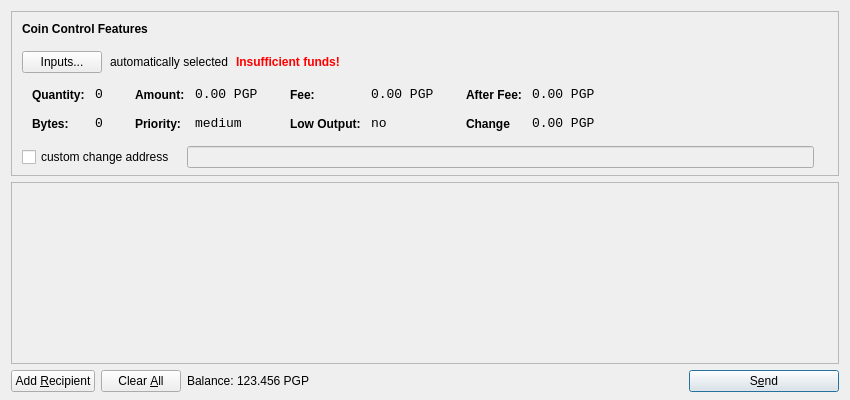
<?xml version="1.0" encoding="UTF-8"?>
<ui version="4.0">
 <class>SendCoinsDialog</class>
 <widget class="QDialog" name="SendCoinsDialog">
  <property name="geometry">
   <rect>
    <x>0</x>
    <y>0</y>
    <width>850</width>
    <height>400</height>
   </rect>
  </property>
  <property name="windowTitle">
   <string>Send Coins</string>
  </property>
  <layout class="QVBoxLayout" name="verticalLayout" stretch="0,1,0">
   <property name="bottomMargin">
    <number>8</number>
   </property>
   <item>
    <widget class="QFrame" name="frameCoinControl">
     <property name="sizePolicy">
      <sizepolicy hsizetype="Expanding" vsizetype="Expanding">
       <horstretch>0</horstretch>
       <verstretch>0</verstretch>
      </sizepolicy>
     </property>
     <property name="maximumSize">
      <size>
       <width>16777215</width>
       <height>16777215</height>
      </size>
     </property>
     <property name="frameShape">
      <enum>QFrame::StyledPanel</enum>
     </property>
     <property name="frameShadow">
      <enum>QFrame::Sunken</enum>
     </property>
     <layout class="QVBoxLayout" name="verticalLayoutCoinControl2">
      <property name="spacing">
       <number>-1</number>
      </property>
      <property name="leftMargin">
       <number>0</number>
      </property>
      <property name="topMargin">
       <number>0</number>
      </property>
      <property name="rightMargin">
       <number>0</number>
      </property>
      <property name="bottomMargin">
       <number>6</number>
      </property>
      <item>
       <layout class="QVBoxLayout" name="verticalLayoutCoinControl" stretch="0,0,0,0,1">
        <property name="spacing">
         <number>0</number>
        </property>
        <property name="leftMargin">
         <number>10</number>
        </property>
        <property name="topMargin">
         <number>10</number>
        </property>
        <item>
         <layout class="QHBoxLayout" name="horizontalLayoutCoinControl1">
          <property name="bottomMargin">
           <number>15</number>
          </property>
          <item>
           <widget class="QLabel" name="labelCoinControlFeatures">
            <property name="sizePolicy">
             <sizepolicy hsizetype="Preferred" vsizetype="Maximum">
              <horstretch>0</horstretch>
              <verstretch>0</verstretch>
             </sizepolicy>
            </property>
            <property name="font">
             <font>
              <weight>75</weight>
              <bold>true</bold>
             </font>
            </property>
            <property name="styleSheet">
             <string notr="true">font-weight:bold;</string>
            </property>
            <property name="text">
             <string>Coin Control Features</string>
            </property>
           </widget>
          </item>
         </layout>
        </item>
        <item>
         <layout class="QHBoxLayout" name="horizontalLayoutCoinControl2" stretch="0,0,0,0">
          <property name="spacing">
           <number>8</number>
          </property>
          <property name="bottomMargin">
           <number>10</number>
          </property>
          <item>
           <widget class="QPushButton" name="pushButtonCoinControl">
            <property name="styleSheet">
             <string notr="true"/>
            </property>
            <property name="text">
             <string>Inputs...</string>
            </property>
           </widget>
          </item>
          <item>
           <widget class="QLabel" name="labelCoinControlAutomaticallySelected">
            <property name="text">
             <string>automatically selected</string>
            </property>
            <property name="margin">
             <number>5</number>
            </property>
           </widget>
          </item>
          <item>
           <widget class="QLabel" name="labelCoinControlInsuffFunds">
            <property name="font">
             <font>
              <weight>75</weight>
              <bold>true</bold>
             </font>
            </property>
            <property name="styleSheet">
             <string notr="true">color:red;font-weight:bold;</string>
            </property>
            <property name="text">
             <string>Insufficient funds!</string>
            </property>
            <property name="margin">
             <number>5</number>
            </property>
           </widget>
          </item>
          <item>
           <spacer name="horizontalSpacerCoinControl">
            <property name="orientation">
             <enum>Qt::Horizontal</enum>
            </property>
            <property name="sizeHint" stdset="0">
             <size>
              <width>40</width>
              <height>1</height>
             </size>
            </property>
           </spacer>
          </item>
         </layout>
        </item>
        <item>
         <widget class="QWidget" name="widgetCoinControl" native="true">
          <property name="sizePolicy">
           <sizepolicy hsizetype="Preferred" vsizetype="Preferred">
            <horstretch>0</horstretch>
            <verstretch>0</verstretch>
           </sizepolicy>
          </property>
          <property name="minimumSize">
           <size>
            <width>0</width>
            <height>0</height>
           </size>
          </property>
          <property name="styleSheet">
           <string notr="true"/>
          </property>
          <layout class="QHBoxLayout" name="horizontalLayoutCoinControl5">
           <property name="margin">
            <number>0</number>
           </property>
           <item>
            <layout class="QHBoxLayout" name="horizontalLayoutCoinControl3" stretch="0,0,0,1">
             <property name="spacing">
              <number>20</number>
             </property>
             <property name="topMargin">
              <number>0</number>
             </property>
             <property name="bottomMargin">
              <number>10</number>
             </property>
             <item>
              <layout class="QFormLayout" name="formLayoutCoinControl1">
               <property name="horizontalSpacing">
                <number>10</number>
               </property>
               <property name="verticalSpacing">
                <number>14</number>
               </property>
               <property name="leftMargin">
                <number>10</number>
               </property>
               <property name="topMargin">
                <number>4</number>
               </property>
               <property name="rightMargin">
                <number>6</number>
               </property>
               <item row="0" column="0">
                <widget class="QLabel" name="labelCoinControlQuantityText">
                 <property name="styleSheet">
                  <string notr="true">font-weight:bold;</string>
                 </property>
                 <property name="text">
                  <string>Quantity:</string>
                 </property>
                 <property name="margin">
                  <number>0</number>
                 </property>
                </widget>
               </item>
               <item row="0" column="1">
                <widget class="QLabel" name="labelCoinControlQuantity">
                 <property name="font">
                  <font>
                   <family>Monospace</family>
                   <pointsize>10</pointsize>
                  </font>
                 </property>
                 <property name="cursor">
                  <cursorShape>IBeamCursor</cursorShape>
                 </property>
                 <property name="contextMenuPolicy">
                  <enum>Qt::ActionsContextMenu</enum>
                 </property>
                 <property name="text">
                  <string>0</string>
                 </property>
                 <property name="margin">
                  <number>0</number>
                 </property>
                 <property name="textInteractionFlags">
                  <set>Qt::LinksAccessibleByMouse|Qt::TextSelectableByKeyboard|Qt::TextSelectableByMouse</set>
                 </property>
                </widget>
               </item>
               <item row="1" column="0">
                <widget class="QLabel" name="labelCoinControlBytesText">
                 <property name="styleSheet">
                  <string notr="true">font-weight:bold;</string>
                 </property>
                 <property name="text">
                  <string>Bytes:</string>
                 </property>
                </widget>
               </item>
               <item row="1" column="1">
                <widget class="QLabel" name="labelCoinControlBytes">
                 <property name="font">
                  <font>
                   <family>Monospace</family>
                   <pointsize>10</pointsize>
                  </font>
                 </property>
                 <property name="cursor">
                  <cursorShape>IBeamCursor</cursorShape>
                 </property>
                 <property name="contextMenuPolicy">
                  <enum>Qt::ActionsContextMenu</enum>
                 </property>
                 <property name="text">
                  <string>0</string>
                 </property>
                 <property name="textInteractionFlags">
                  <set>Qt::LinksAccessibleByMouse|Qt::TextSelectableByKeyboard|Qt::TextSelectableByMouse</set>
                 </property>
                </widget>
               </item>
              </layout>
             </item>
             <item>
              <layout class="QFormLayout" name="formLayoutCoinControl2">
               <property name="horizontalSpacing">
                <number>10</number>
               </property>
               <property name="verticalSpacing">
                <number>14</number>
               </property>
               <property name="leftMargin">
                <number>6</number>
               </property>
               <property name="topMargin">
                <number>4</number>
               </property>
               <property name="rightMargin">
                <number>6</number>
               </property>
               <item row="0" column="0">
                <widget class="QLabel" name="labelCoinControlAmountText">
                 <property name="styleSheet">
                  <string notr="true">font-weight:bold;</string>
                 </property>
                 <property name="text">
                  <string>Amount:</string>
                 </property>
                 <property name="margin">
                  <number>0</number>
                 </property>
                </widget>
               </item>
               <item row="0" column="1">
                <widget class="QLabel" name="labelCoinControlAmount">
                 <property name="font">
                  <font>
                   <family>Monospace</family>
                   <pointsize>10</pointsize>
                  </font>
                 </property>
                 <property name="cursor">
                  <cursorShape>IBeamCursor</cursorShape>
                 </property>
                 <property name="contextMenuPolicy">
                  <enum>Qt::ActionsContextMenu</enum>
                 </property>
                 <property name="text">
                  <string>0.00 PGP</string>
                 </property>
                 <property name="textInteractionFlags">
                  <set>Qt::LinksAccessibleByMouse|Qt::TextSelectableByKeyboard|Qt::TextSelectableByMouse</set>
                 </property>
                </widget>
               </item>
               <item row="1" column="0">
                <widget class="QLabel" name="labelCoinControlPriorityText">
                 <property name="styleSheet">
                  <string notr="true">font-weight:bold;</string>
                 </property>
                 <property name="text">
                  <string>Priority:</string>
                 </property>
                </widget>
               </item>
               <item row="1" column="1">
                <widget class="QLabel" name="labelCoinControlPriority">
                 <property name="font">
                  <font>
                   <family>Monospace</family>
                   <pointsize>10</pointsize>
                  </font>
                 </property>
                 <property name="cursor">
                  <cursorShape>IBeamCursor</cursorShape>
                 </property>
                 <property name="contextMenuPolicy">
                  <enum>Qt::ActionsContextMenu</enum>
                 </property>
                 <property name="text">
                  <string>medium</string>
                 </property>
                 <property name="textInteractionFlags">
                  <set>Qt::LinksAccessibleByMouse|Qt::TextSelectableByKeyboard|Qt::TextSelectableByMouse</set>
                 </property>
                </widget>
               </item>
              </layout>
             </item>
             <item>
              <layout class="QFormLayout" name="formLayoutCoinControl3">
               <property name="horizontalSpacing">
                <number>10</number>
               </property>
               <property name="verticalSpacing">
                <number>14</number>
               </property>
               <property name="leftMargin">
                <number>6</number>
               </property>
               <property name="topMargin">
                <number>4</number>
               </property>
               <property name="rightMargin">
                <number>6</number>
               </property>
               <item row="0" column="0">
                <widget class="QLabel" name="labelCoinControlFeeText">
                 <property name="styleSheet">
                  <string notr="true">font-weight:bold;</string>
                 </property>
                 <property name="text">
                  <string>Fee:</string>
                 </property>
                 <property name="margin">
                  <number>0</number>
                 </property>
                </widget>
               </item>
               <item row="0" column="1">
                <widget class="QLabel" name="labelCoinControlFee">
                 <property name="font">
                  <font>
                   <family>Monospace</family>
                   <pointsize>10</pointsize>
                  </font>
                 </property>
                 <property name="cursor">
                  <cursorShape>IBeamCursor</cursorShape>
                 </property>
                 <property name="contextMenuPolicy">
                  <enum>Qt::ActionsContextMenu</enum>
                 </property>
                 <property name="text">
                  <string>0.00 PGP</string>
                 </property>
                 <property name="textInteractionFlags">
                  <set>Qt::LinksAccessibleByMouse|Qt::TextSelectableByKeyboard|Qt::TextSelectableByMouse</set>
                 </property>
                </widget>
               </item>
               <item row="1" column="0">
                <widget class="QLabel" name="labelCoinControlLowOutputText">
                 <property name="styleSheet">
                  <string notr="true">font-weight:bold;</string>
                 </property>
                 <property name="text">
                  <string>Low Output:</string>
                 </property>
                </widget>
               </item>
               <item row="1" column="1">
                <widget class="QLabel" name="labelCoinControlLowOutput">
                 <property name="font">
                  <font>
                   <family>Monospace</family>
                   <pointsize>10</pointsize>
                  </font>
                 </property>
                 <property name="cursor">
                  <cursorShape>IBeamCursor</cursorShape>
                 </property>
                 <property name="contextMenuPolicy">
                  <enum>Qt::ActionsContextMenu</enum>
                 </property>
                 <property name="text">
                  <string>no</string>
                 </property>
                 <property name="textInteractionFlags">
                  <set>Qt::LinksAccessibleByMouse|Qt::TextSelectableByKeyboard|Qt::TextSelectableByMouse</set>
                 </property>
                </widget>
               </item>
              </layout>
             </item>
             <item>
              <layout class="QFormLayout" name="formLayoutCoinControl4">
               <property name="horizontalSpacing">
                <number>10</number>
               </property>
               <property name="verticalSpacing">
                <number>14</number>
               </property>
               <property name="leftMargin">
                <number>6</number>
               </property>
               <property name="topMargin">
                <number>4</number>
               </property>
               <property name="rightMargin">
                <number>6</number>
               </property>
               <item row="0" column="0">
                <widget class="QLabel" name="labelCoinControlAfterFeeText">
                 <property name="styleSheet">
                  <string notr="true">font-weight:bold;</string>
                 </property>
                 <property name="text">
                  <string>After Fee:</string>
                 </property>
                 <property name="margin">
                  <number>0</number>
                 </property>
                </widget>
               </item>
               <item row="0" column="1">
                <widget class="QLabel" name="labelCoinControlAfterFee">
                 <property name="font">
                  <font>
                   <family>Monospace</family>
                   <pointsize>10</pointsize>
                  </font>
                 </property>
                 <property name="cursor">
                  <cursorShape>IBeamCursor</cursorShape>
                 </property>
                 <property name="contextMenuPolicy">
                  <enum>Qt::ActionsContextMenu</enum>
                 </property>
                 <property name="text">
                  <string>0.00 PGP</string>
                 </property>
                 <property name="textInteractionFlags">
                  <set>Qt::LinksAccessibleByMouse|Qt::TextSelectableByKeyboard|Qt::TextSelectableByMouse</set>
                 </property>
                </widget>
               </item>
               <item row="1" column="0">
                <widget class="QLabel" name="labelCoinControlChangeText">
                 <property name="styleSheet">
                  <string notr="true">font-weight:bold;</string>
                 </property>
                 <property name="text">
                  <string>Change</string>
                 </property>
                </widget>
               </item>
               <item row="1" column="1">
                <widget class="QLabel" name="labelCoinControlChange">
                 <property name="font">
                  <font>
                   <family>Monospace</family>
                   <pointsize>10</pointsize>
                  </font>
                 </property>
                 <property name="cursor">
                  <cursorShape>IBeamCursor</cursorShape>
                 </property>
                 <property name="contextMenuPolicy">
                  <enum>Qt::ActionsContextMenu</enum>
                 </property>
                 <property name="text">
                  <string>0.00 PGP</string>
                 </property>
                 <property name="textInteractionFlags">
                  <set>Qt::LinksAccessibleByMouse|Qt::TextSelectableByKeyboard|Qt::TextSelectableByMouse</set>
                 </property>
                </widget>
               </item>
              </layout>
             </item>
            </layout>
           </item>
          </layout>
         </widget>
        </item>
        <item>
         <layout class="QHBoxLayout" name="horizontalLayoutCoinControl4" stretch="0,0,0">
          <property name="spacing">
           <number>12</number>
          </property>
          <property name="sizeConstraint">
           <enum>QLayout::SetDefaultConstraint</enum>
          </property>
          <property name="topMargin">
           <number>5</number>
          </property>
          <property name="rightMargin">
           <number>5</number>
          </property>
          <item>
           <widget class="QCheckBox" name="checkBoxCoinControlChange">
            <property name="text">
             <string>custom change address</string>
            </property>
           </widget>
          </item>
          <item>
           <widget class="QLineEdit" name="lineEditCoinControlChange">
            <property name="enabled">
             <bool>false</bool>
            </property>
            <property name="sizePolicy">
             <sizepolicy hsizetype="Expanding" vsizetype="Fixed">
              <horstretch>0</horstretch>
              <verstretch>0</verstretch>
             </sizepolicy>
            </property>
           </widget>
          </item>
          <item>
           <widget class="QLabel" name="labelCoinControlChangeLabel">
            <property name="sizePolicy">
             <sizepolicy hsizetype="Preferred" vsizetype="Expanding">
              <horstretch>0</horstretch>
              <verstretch>0</verstretch>
             </sizepolicy>
            </property>
            <property name="minimumSize">
             <size>
              <width>0</width>
              <height>0</height>
             </size>
            </property>
            <property name="text">
             <string/>
            </property>
            <property name="margin">
             <number>3</number>
            </property>
           </widget>
          </item>
         </layout>
        </item>
        <item>
         <spacer name="verticalSpacerCoinControl">
          <property name="orientation">
           <enum>Qt::Vertical</enum>
          </property>
          <property name="sizeHint" stdset="0">
           <size>
            <width>800</width>
            <height>1</height>
           </size>
          </property>
         </spacer>
        </item>
       </layout>
      </item>
     </layout>
    </widget>
   </item>
   <item>
    <widget class="QScrollArea" name="scrollArea">
     <property name="widgetResizable">
      <bool>true</bool>
     </property>
     <widget class="QWidget" name="scrollAreaWidgetContents">
      <property name="geometry">
       <rect>
        <x>0</x>
        <y>0</y>
        <width>830</width>
        <height>165</height>
       </rect>
      </property>
      <layout class="QVBoxLayout" name="verticalLayout_2">
       <property name="margin">
        <number>0</number>
       </property>
       <item>
        <layout class="QVBoxLayout" name="entries">
         <property name="spacing">
          <number>6</number>
         </property>
        </layout>
       </item>
       <item>
        <spacer name="verticalSpacer">
         <property name="orientation">
          <enum>Qt::Vertical</enum>
         </property>
         <property name="sizeHint" stdset="0">
          <size>
           <width>20</width>
           <height>40</height>
          </size>
         </property>
        </spacer>
       </item>
      </layout>
     </widget>
    </widget>
   </item>
   <item>
    <layout class="QHBoxLayout" name="horizontalLayout">
     <item>
      <widget class="QPushButton" name="addButton">
       <property name="toolTip">
        <string>Send to multiple recipients at once</string>
       </property>
       <property name="text">
        <string>Add &amp;Recipient</string>
       </property>
       <property name="autoDefault">
        <bool>false</bool>
       </property>
      </widget>
     </item>
     <item>
      <widget class="QPushButton" name="clearButton">
       <property name="sizePolicy">
        <sizepolicy hsizetype="Minimum" vsizetype="Fixed">
         <horstretch>0</horstretch>
         <verstretch>0</verstretch>
        </sizepolicy>
       </property>
       <property name="toolTip">
        <string>Remove all transaction fields</string>
       </property>
       <property name="text">
        <string>Clear &amp;All</string>
       </property>
       <property name="autoRepeatDelay">
        <number>300</number>
       </property>
       <property name="autoDefault">
        <bool>false</bool>
       </property>
      </widget>
     </item>
     <item>
      <layout class="QHBoxLayout" name="horizontalLayout_2">
       <property name="spacing">
        <number>3</number>
       </property>
       <item>
        <widget class="QLabel" name="label">
         <property name="sizePolicy">
          <sizepolicy hsizetype="Preferred" vsizetype="Fixed">
           <horstretch>0</horstretch>
           <verstretch>0</verstretch>
          </sizepolicy>
         </property>
         <property name="text">
          <string>Balance:</string>
         </property>
        </widget>
       </item>
       <item>
        <widget class="QLabel" name="labelBalance">
         <property name="sizePolicy">
          <sizepolicy hsizetype="Preferred" vsizetype="Fixed">
           <horstretch>0</horstretch>
           <verstretch>0</verstretch>
          </sizepolicy>
         </property>
         <property name="cursor">
          <cursorShape>IBeamCursor</cursorShape>
         </property>
         <property name="text">
          <string>123.456 PGP</string>
         </property>
         <property name="textInteractionFlags">
          <set>Qt::LinksAccessibleByMouse|Qt::TextSelectableByKeyboard|Qt::TextSelectableByMouse</set>
         </property>
        </widget>
       </item>
      </layout>
     </item>
     <item>
      <spacer name="horizontalSpacer">
       <property name="orientation">
        <enum>Qt::Horizontal</enum>
       </property>
       <property name="sizeHint" stdset="0">
        <size>
         <width>40</width>
         <height>20</height>
        </size>
       </property>
      </spacer>
     </item>
     <item>
      <widget class="QPushButton" name="sendButton">
       <property name="minimumSize">
        <size>
         <width>150</width>
         <height>0</height>
        </size>
       </property>
       <property name="toolTip">
        <string>Confirm the send action</string>
       </property>
       <property name="text">
        <string>S&amp;end</string>
       </property>
       <property name="icon">
        <iconset resource="../bitcoin.qrc">
         <normaloff>:/icons/send</normaloff>:/icons/send</iconset>
       </property>
       <property name="default">
        <bool>true</bool>
       </property>
      </widget>
     </item>
    </layout>
   </item>
  </layout>
 </widget>
 <resources>
  <include location="../bitcoin.qrc"/>
 </resources>
 <connections/>
</ui>
